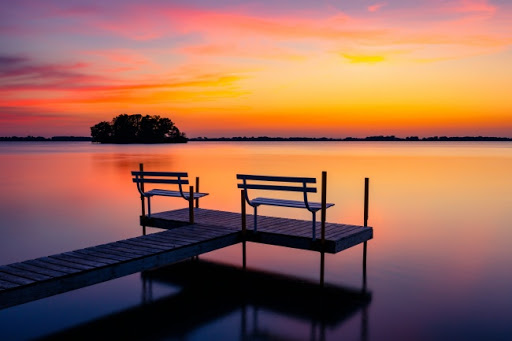
#> input picture Test.jpg, 512 x 341 px
$ python Image_Size_Modifier.py Test.jpg
#> lines starting #> are read from the running program, lines starting #| are printed output that depends on the picture
#> in main, image is the input picture: PIL image 512x341 RGB; mean R, G, B 154, 102.3, 85.2
#!/usr/bin/python3

# Module and Library
from PIL import Image
import argparse
import sys
import re


# image resize function:
def image_resize(image, input_file):
    # Check the original Size
#> called with input_file = 'Test.jpg'
    size = image.size
#> size = (512, 341)
    (width, height) = size
#> width = 512; height = 341

    # Comparing the width and heidght
    if width == height:
        new_size = width
    elif width < height:
        new_size = width
    else:
        new_size = height
#> new_size = 341

    # Resize the original image
    new_image = image.resize((new_size, new_size))
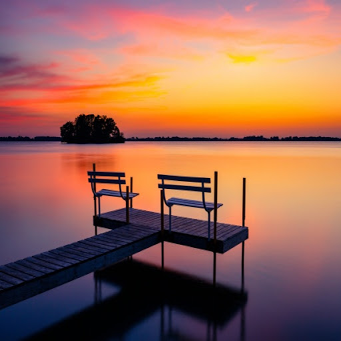
#> new_image: PIL image 341x341 RGB; mean R, G, B 154, 102.3, 85.2

    # Update the modified file name
    stringlist = re.findall(r'(.*?)\.', input_file)
    filename = "".join(stringlist)
    new_filename = filename + '_modified.jpg'
    new_image.save(new_filename)

    return new_filename


def main():
    # Parser creation
    parser = argparse.ArgumentParser(
        prog='Image Size Modifier',
        usage='%(prog)s [options] image',
        description='Resize an image to a square'
    )

    # Add the arguments
    parser.add_argument(
        'image',
        metavar='image',
        type=str,
        help='Provide the image file name'
    )
    # Execute the parse_args() method
    args = parser.parse_args()

    try:
        input_file = args.image
        image = Image.open(input_file)
        newfile_name = image_resize(image, input_file)
#> newfile_name = 'Test_modified.jpg'
        print("Completed...")
        print("The modified image could be found as " + newfile_name)
#| The modified image could be found as Test_modified.jpg

    except SyntaxError:
        print('[Fatal Error] Syntax Error')
        sys.exit()

    except FileNotFoundError:
        print('[Fatal Error] Please input a proper file name')
        sys.exit()


if __name__ == "__main__":
    main()
